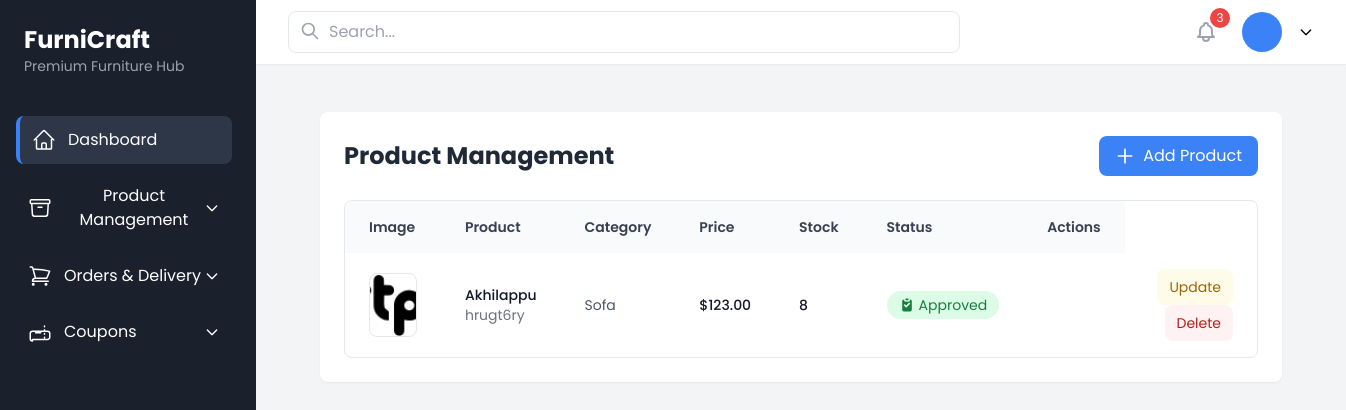
The app's page /products/ (signed in), older data.
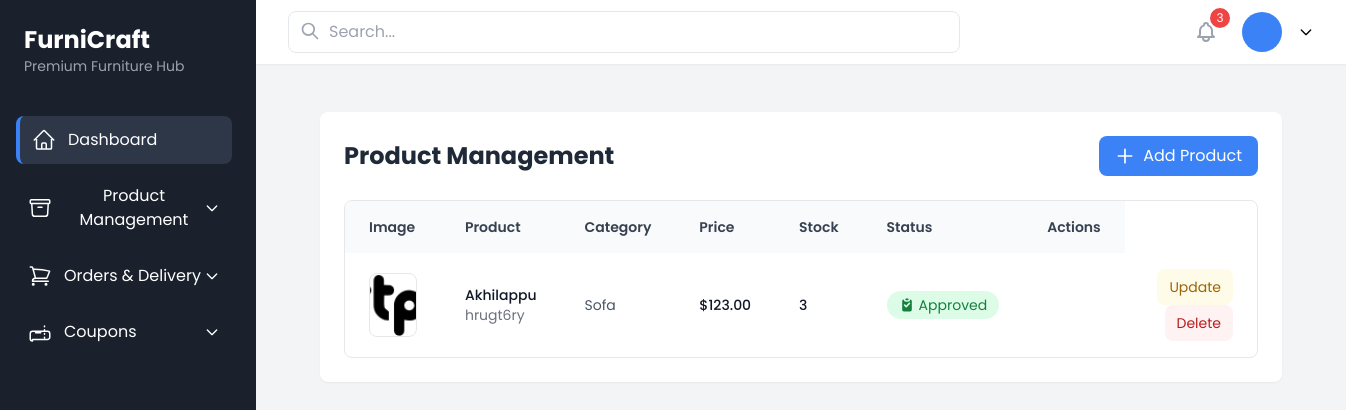
The same page, newer data.
### authentication/models.py (models this page shows, shortened)
class Product(models.Model):
    name = models.CharField(max_length=255)
    category = models.ForeignKey(Category, on_delete=models.CASCADE, related_name="products")
    created_by = models.ForeignKey(Seller, on_delete=models.CASCADE)
    description = models.TextField()
    price = models.DecimalField(max_digits=10, decimal_places=2)
    image = models.ImageField(upload_to="products/")
    is_approved = models.BooleanField(default=False)
    stock = models.PositiveIntegerField(default=0)

class Category(models.Model):
    name = models.CharField(max_length=255, unique=True)

### authentication/views.py (the view)
# urls.py: path("products/", product_list, name="product_list"),
@login_required
def product_list(request):
    if request.user.is_superuser:
        products = Product.objects.all()
    else:
        print("Entered")
        print(request.user.seller)
        products = Product.objects.filter(created_by=request.user.seller)
    return render(request, "product_list.html", {"products": products})

### authentication/context_processors.py (called while the page is built)
def base_template_processor(request):
    base_template = None
    if request.user.is_authenticated:
        user_role = request.user.role
        base_templates = {
            "admin": "base/admin_base.html",
            "customer": "base/customer_base.html",
            "seller": "base/seller_base.html",
            "delivery_guy": "base/delivery_base.html",
        }
        base_template = base_templates.get(user_role, base_template)
    return {"base_template": base_template}

### authentication/models.py (called while the page is built)
    def __str__(self):
        return f"Seller: {self.store_name}"

### templates/product_list.html (shortened to what the changed rows need)
{% extends base_template %}
{% block content %}
<div class="max-w-7xl mx-auto px-4 sm:px-6 lg:px-8 py-6">
    <div class="bg-white rounded-lg shadow-sm p-6">
        <div class="mb-6 flex justify-between items-center">
            <h2 class="text-2xl font-bold text-gray-800">Product Management</h2>
        </div>
        <div class="overflow-x-auto rounded-lg border border-gray-200">
            <table class="w-full">
                <thead class="bg-gray-50">
                    <tr>
                        <th class="px-6 py-4 text-left text-sm font-semibold text-gray-700">Image</th>
                        <th class="px-6 py-4 text-left text-sm font-semibold text-gray-700">Product</th>
                        <th class="px-6 py-4 text-left text-sm font-semibold text-gray-700">Category</th>
                        <th class="px-6 py-4 text-left text-sm font-semibold text-gray-700">Price</th>
                        <th class="px-6 py-4 text-left text-sm font-semibold text-gray-700">Stock</th>
                        <th class="px-6 py-4 text-left text-sm font-semibold text-gray-700">Status</th>
                        <th class="px-6 py-4 text-right text-sm font-semibold text-gray-700">Actions</th>
                    </tr>
                </thead>
                <tbody class="divide-y divide-gray-200">
                    {% for product in products %}
                    <tr class="hover:bg-gray-50 transition-colors">
                        <td class="px-6 py-4">
                            <img src="{{ product.image.url }}" class="w-16 h-16 object-cover rounded-lg border border-gray-200">
                        </td>
                        <td class="px-6 py-4">
                            <div class="text-sm font-medium text-gray-900">{{ product.name }}</div>
                            <div class="text-sm text-gray-500 line-clamp-2">{{ product.description }}</div>
                        </td>
                        <td class="px-6 py-4 text-sm text-gray-600">{{ product.category.name }}</td>
                        <td class="px-6 py-4 text-sm font-medium text-gray-900">${{ product.price }}</td>
                        <td class="px-6 py-4 text-sm font-medium text-gray-900">{{ product.stock }}</td>
                        <td class="px-6 py-4">
                            {% if product.is_approved %}
                            <span class="inline-flex items-center px-3 py-1 rounded-full bg-green-100 text-green-700 text-sm">
                                Approved
                            </span>
                            {% endif %}
                        </td>
                        <td class="px-6 py-4 text-right space-x-2">
                            <td class="px-6 py-4 text-right space-x-2">
                                <a href="{% url 'update_product' product.id %}"
                                   class="inline-flex items-center px-3 py-2 text-sm rounded-lg bg-yellow-50 text-yellow-700 hover:bg-yellow-100 transition-colors">
                                    Update
                                </a>
                                <a href="{% url 'delete_product' product.id %}"
                                   class="inline-flex items-center px-3 py-2 text-sm rounded-lg bg-red-50 text-red-700 hover:bg-red-100 transition-colors">
                                    Delete
                                </a>
                            </td>
                        </td>
                    </tr>
                    {% empty %}
                    <tr>
                        <td colspan="6" class="text-center text-gray-500 py-4">No products available</td>
                    </tr>
                    {% endfor %}
                </tbody>
            </table>
        </div>
    </div>
</div>
{% endblock %}

Row changes from the older to the newer data that the page shows:
changed Product "Akhilappu": stock "8" → "3"
